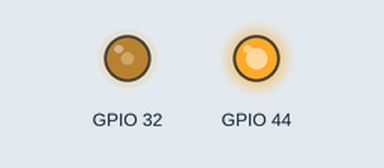
Simulated run of this sketch. Board: ESP32. Parts: output pins drawn as LEDs (lit = HIGH).

Above: at 1.05 s.
At 4.05 s:
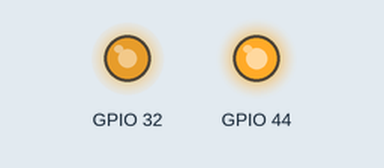
At 6.95 s:
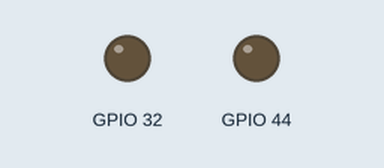
Timing chart, 0 to 8.8 s (numbered marks = the images above):
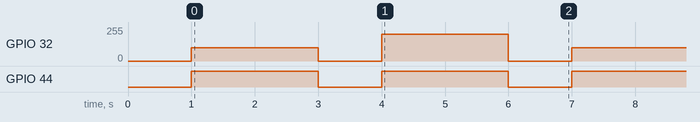

Measured:
- by itself, GPIO 32: repeats every 6.0 s: 0/255 1.0 s, 200/255 2.0 s, 0/255 1.0 s, 100/255 2.0 s
- by itself, GPIO 44: alternates HIGH for 2.0 s and LOW for 1.0 s

The sketch:

a10-transistor.ino
```cpp
// (licence header left out)
// Transistors can protect the Photon from hgiher voltages and currents
//while still allowing the Photon to control the Higher Power circuit.

// In a PNP Transistor he large Voltage and Current circuit connects it's Ground to the to Emitter (P)
// In a PNP transistor the proton Ground (GND) goes to the BASE (N)
// And both circuits connect their Positives (Pins on the Photon) to the Collector (P)

// Trick here, the middle letter is always what the Photon connects to.
// PNP transistor the Photon connects ground wich is negative
// NPN photon connects pins which are positive.


void setup() {
   pinMode(A4, OUTPUT);
   pinMode(D7, OUTPUT);
   delay(1000);
}

void loop() {
    analogWrite(A4,100);
    digitalWrite(D7,1);
    delay(2000);
    analogWrite(A4,0);
    digitalWrite(D7,0);
    delay(1000);


    analogWrite(A4,200);  // PWM Max  = 255
    digitalWrite(D7,1);
    delay(2000);
    analogWrite(A4,0);
    digitalWrite(D7,0);
    delay(1000);

}
```
